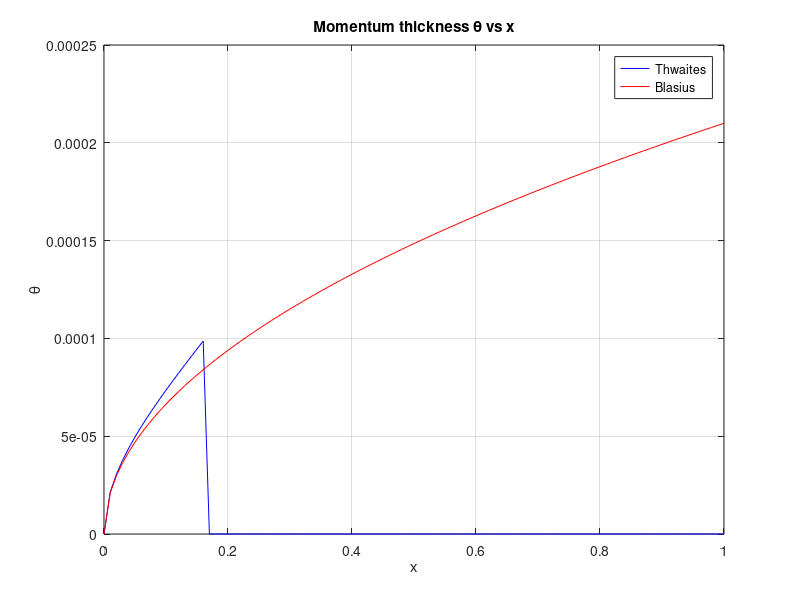

This figure's MATLAB source:
xa = 1;
ua = 5;
xb = 3;
ub = 10;
Re_l = 10^7;
dUe_dx = -0.5;
f1 = 0;
f2 = 0;
int = 0; % Natural transition location
ils = 0; % Laminar separation location

x = linspace(0, 1, 101);
ue = 1 * ones(size(x));  % Assuming constant ue = 1
theta = zeros(size(x));
theta_b = zeros(size(x));

% Define the ueintbit function
function f = ueintbit(xa, ua, xb, ub)
    ubar = (ua + ub)/2;
    delu = ub - ua;
    delx = xb - xa;

    f = delx*(ubar^5 + (5*(ubar^3)*(delu^2))/6 + (ubar*(delu^4))/16);
end

function H = thwaites_lookup(m)
    %
    %  function H = thwaites_lookup(m)
    %
    %  Returns interpolated value of shape factor 
    %  for the specified value of Thwaites' 'm' parameter.  Based on tabulated
    %  values in Young, p90.
    %
    
    if m <= -0.25     % outside range of table, return values at -0.25
    
    %  l = 0.5;
      H = 2;
    
    elseif m <= 0.09    % interpolate from tabulated values
    
      mtab = [-.25 -.2 -.14 -.12 -.1 -.08 -.064 -.048 -.032 -.016 .0 .016 .032 ...
                 .04 .048 .056 .06 .064 .068 .072 .076 .080 .084 .086 .088 .09];
    
    %  ltab = [.5 .463 .404 .382 .359 .333 .313 .291 .268 .244 .22 .195 .168 ... 
    %            .153 .138 .122 .113 .104 .095 .085 .072 .056 .038 .027 .015 .0];
    
      Htab = [2 2.07 2.18 2.23 2.28 2.34 2.39 2.44 2.49 2.55 2.61 2.67 2.75 ...
               2.81 2.87 2.94 2.99 3.04 3.09 3.15 3.22 3.3 3.39 3.44 3.49 3.55];
    
    %  l = interp1(mtab,ltab,m);
      H = interp1(mtab,Htab,m);
    
    else      %  m > 0.09; b-l separated, return m = 0.09 values
    
    %  l = 0;
      H = 3.55;
    
    end
end

function He = laminar_He(H)
    %
    %  function He = laminar_He(H)
    %
    %  Provides energy shape factor He as function of shape factor H.
    %  Based on Eppler & Somers' expressions for H(He).
    %  For H < 1.855:              He = 1.742
    %      1.855 < H < 2.591       1.742 > He > 1.573 (analytical inversion)
    %      2.591 < H < 4.029       1.573 > He > 1.515 (iterative inversion)
    %
    
    if H <= 1.855 
    
      He = 89.582142/(2*25.715786);
    
    elseif H <= 2.5911
    
      He = (89.582142 - sqrt(89.582142^2 - 4*25.715786*(79.870845-H))) ...
                                                              /(2*25.715786);
    
    else
    
      He = 1.545;
      Heold = 0;
    
      while abs(He-Heold) > 0.0005
    
        dum = (4.02922 - H)/(583.60182 - 724.55916*He + 227.1822*He^2);
        Heold = He;
        He = 1.51509 + dum^2;
    
      end
    
    end
end

% Compute theta using integration
%for i = 2:length(x)
%    
%    f1 = f1 + ueintbit(x(i-1), ue(i-1), x(i), ue(i));
%    theta(i) = sqrt(f1 * (0.45/Re_l) / (ue(i)^6));  % Basic trapezoidal approximation
%
%end

for i = 2:length(x)
    theta_b(i) = (0.664/Re_l^(1/2))*(x(i)^(1/2));
end

function ue = uecalc(dUe_dx,ue,x)
    ue(1) = 1;
    for n = 2:length(x)
        ue(n) = ue(n-1) + (dUe_dx*0.01); %X spacing.
    end
end 

ue = uecalc(dUe_dx,ue,x);

n = 101; % defines number of panels
laminar = true; % initializes boundary layer state flag
i = 1;
while laminar && i < n
    i = i + 1;
    
    f2 = f2 + ueintbit(x(i-1), ue(i-1), x(i), ue(i));
    theta(i) = sqrt(f2 * (0.45/Re_l) / (ue(i)^6));
    Re_theta(i) = Re_l*ue(i)*theta(i);

    m = -Re_l*((theta(i))^2)*(dUe_dx);
    He = laminar_He(thwaites_lookup(m));
    
    % Transition test
    if log(Re_theta(i)) >= 18.4*He - 21.74
        laminar = false;

        int = x(i);
        Re_thetant = Re_theta(i);
    elseif m >= 0.09
        laminar = false;

        ils = x(i);
        Re_thetals = Re_theta(i);
    end
end

if int ~= 0
    disp(['Natural transition at ' num2str(int) ...
    ' with Re_theta ' num2str(Re_thetant)])
elseif ils ~= 0
    disp(['Laminar separation at ' num2str(ils) ...
    ' with Re_theta ' num2str(Re_thetals)])
end

figure(2)
plot(x, theta, 'b-', x, theta_b, 'r-')
xlabel('x')
ylabel('\theta')
legend('Thwaites', 'Blasius')
title('Momentum thickness \theta vs x')
grid on

% Needs checked - don't like the fact that laminar separation allegedly
% occurs at same x regardless of Re.